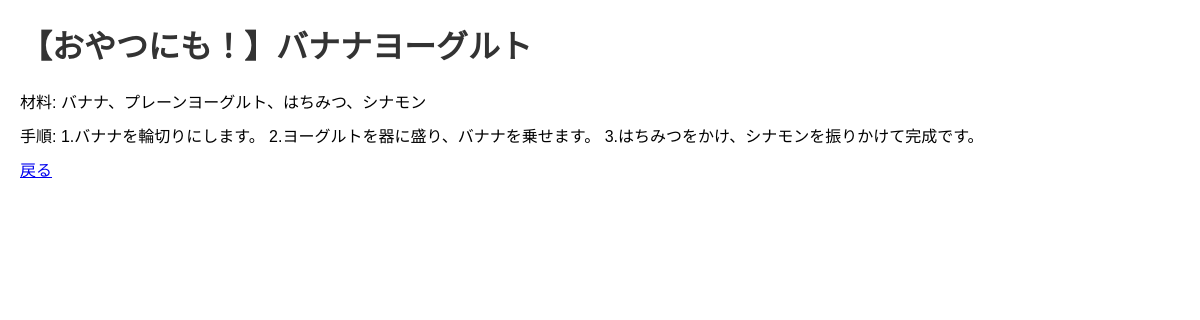
The app's page /recipe.php?id=5 with its own data.
### tables this page shows
CREATE TABLE `recipes` (
  `id` int(11) NOT NULL,
  `user_id` int(11) NOT NULL,
  `title` varchar(255) NOT NULL,
  `ingredients` text NOT NULL,
  `instructions` text NOT NULL,
  `image` varchar(255) DEFAULT NULL,
  `created_at` datetime DEFAULT current_timestamp()
);

### recipe.php (the view, shortened to what this page needs)
<?php
require 'db.php';
$id = $_GET['id'];
$stmt = $pdo->prepare("SELECT * FROM recipes WHERE id = ?");
$stmt->execute([$id]);
$recipe = $stmt->fetch();
?>
<!DOCTYPE html>
<html lang="ja">
<head>
    <link rel="stylesheet" href="css/style.css">
</head>
<body>
    <h1><?= htmlspecialchars($recipe['title']) ?></h1>
    <p>材料: <?= htmlspecialchars($recipe['ingredients']) ?></p>
    <p>手順: <?= htmlspecialchars($recipe['instructions']) ?></p>
    <p><a href="index.php">戻る</a></p>
</body>
</html>

### css/style.css (style rules this page uses)
body { font-family: Arial, sans-serif; margin: 20px; }
h1 { color: #333; }
p { margin: 10px 0; }

### records on screen
recipes: title "【おやつにも！】バナナヨーグルト", ingredients "バナナ、プレーンヨーグルト、はちみつ、シナモン", instructions "1.バナナを輪切りにします。 2.ヨーグルトを器に盛り、バナナを乗せます。 3.はちみつをかけ、シナモンを振りかけて完成です。"
